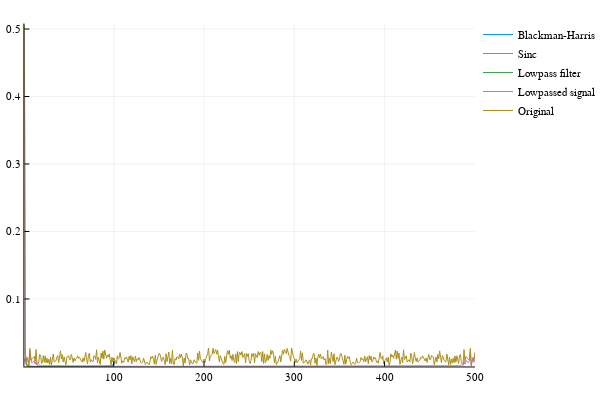

The cell this chart's notebook holds for it:
### Code cell
bh_f = fft(bh) / length(bh)
sinc_f = fft(sinc_21) / length(sinc_21)
lp_f = fft(lowpass_21) / length(lowpass_21)
s_lp_f = fft(s_lp) / length(s_lp)
s_f = fft(s) / length(s)

plot(abs.(bh_f), label = "Blackman-Harris")
plot!(abs.(sinc_f), label = "Sinc")
plot!(abs.(lp_f), label = "Lowpass filter")
plot!(abs.(s_lp_f), label = "Lowpassed signal")
plot!(abs.(s_f), label = "Original")

### Figure 1 — Plotly figure (JSON) as saved in the notebook; plotly's stock layout.template omitted (floating-point values rounded to 4 significant figures; data arrays with more than 128 entries replaced by an {"elided": "..."} marker saying what was removed)
{"data": [{"colorbar": {"title": ""}, "legendgroup": "Blackman-Harris", "line": {"color": "rgba(0, 154, 250, 1.000)", "dash": "solid", "shape": "linear", "width": 1}, "mode": "lines", "name": "Blackman-Harris", "showlegend": true, "type": "scatter", "x": [1, 2, 3, 4, 5, 6, 7, 8, 9, 10, 11, 12, 13, 14, 15, 16, 17, 18, 19, 20, 21, 22, 23, 24, 25, 26, 27, 28, 29, 30, 31, 32, 33, 34, 35, 36, 37, 38, 39, 40, 41, 42, 43, 44, 45, 46, 47, 48, 49, 50, 51, 52, 53, 54, 55, 56, 57, 58, 59, 60, 61, 62, 63, 64, 65, 66, 67, 68, 69, 70, 71, 72, 73, 74, 75, 76, 77, 78, 79, 80, 81, 82, 83, 84, 85, 86, 87, 88, 89, 90, 91, 92, 93, 94, 95, 96, 97, 98, 99, 100, 101], "xaxis": "x1", "y": [0.009901, 0.00679, 0.002018, 0.0001785, 1.687e-07, 1.779e-09, 4.876e-08, 6.595e-08, 6.667e-08, 6.163e-08, 5.51e-08, 4.865e-08, 4.281e-08, 3.77e-08, 3.329e-08, 2.95e-08, 2.624e-08, 2.343e-08, 2.101e-08, 1.89e-08, 1.705e-08, 1.544e-08, 1.401e-08, 1.274e-08, 1.162e-08, 1.061e-08, 9.704e-09, 8.887e-09, 8.146e-09, 7.472e-09, 6.857e-09, 6.292e-09, 5.771e-09, 5.29e-09, 4.844e-09, 4.428e-09, 4.039e-09, 3.674e-09, 3.329e-09, 3.004e-09, 2.694e-09, 2.398e-09, 2.115e-09, 1.843e-09, 1.579e-09, 1.324e-09, 1.075e-09, 8.307e-10, 5.906e-10, 3.532e-10, 1.176e-10, 1.176e-10, 3.532e-10, 5.906e-10, 8.307e-10, 1.075e-09, 1.324e-09, 1.579e-09, 1.843e-09, 2.115e-09, 2.398e-09, 2.694e-09, 3.004e-09, 3.329e-09, 3.674e-09, 4.039e-09, 4.428e-09, 4.844e-09, 5.29e-09, 5.771e-09, 6.292e-09, 6.857e-09, 7.472e-09, 8.146e-09, 8.887e-09, 9.704e-09, 1.061e-08, 1.162e-08, 1.274e-08, 1.401e-08, 1.544e-08, 1.705e-08, 1.89e-08, 2.101e-08, 2.343e-08, 2.624e-08, 2.95e-08, 3.329e-08, 3.77e-08, 4.281e-08, 4.865e-08, 5.51e-08, 6.163e-08, 6.667e-08, 6.595e-08, 4.876e-08, 1.779e-09, 1.687e-07, 0.0001785, 0.002018, 0.00679], "yaxis": "y1"}, {"colorbar": {"title": ""}, "legendgroup": "Sinc", "line": {"color": "rgba(227, 111, 71, 1.000)", "dash": "solid", "shape": "linear", "width": 1}, "mode": "lines", "name": "Sinc", "showlegend": true, "type": "scatter", "x": [1, 2, 3, 4, 5, 6, 7, 8, 9, 10, 11, 12, 13, 14, 15, 16, 17, 18, 19, 20, 21, 22, 23, 24, 25, 26, 27, 28, 29, 30, 31, 32, 33, 34, 35, 36, 37, 38, 39, 40, 41, 42, 43, 44, 45, 46, 47, 48, 49, 50, 51, 52, 53, 54, 55, 56, 57, 58, 59, 60, 61, 62, 63, 64, 65, 66, 67, 68, 69, 70, 71, 72, 73, 74, 75, 76, 77, 78, 79, 80, 81, 82, 83, 84, 85, 86, 87, 88, 89, 90, 91, 92, 93, 94, 95, 96, 97, 98, 99, 100, 101], "xaxis": "x1", "y": [0.009901, 0.01231, 0.005427, 0.0007583, 0.0003472, 0.0002037, 0.000135, 9.641e-05, 7.24e-05, 5.639e-05, 4.516e-05, 3.696e-05, 3.079e-05, 2.602e-05, 2.226e-05, 1.924e-05, 1.678e-05, 1.474e-05, 1.303e-05, 1.159e-05, 1.036e-05, 9.304e-06, 8.385e-06, 7.582e-06, 6.875e-06, 6.25e-06, 5.694e-06, 5.196e-06, 4.748e-06, 4.343e-06, 3.975e-06, 3.639e-06, 3.332e-06, 3.048e-06, 2.787e-06, 2.544e-06, 2.317e-06, 2.105e-06, 1.906e-06, 1.718e-06, 1.539e-06, 1.37e-06, 1.207e-06, 1.051e-06, 9.005e-07, 7.545e-07, 6.123e-07, 4.731e-07, 3.363e-07, 2.011e-07, 6.693e-08, 6.693e-08, 2.011e-07, 3.363e-07, 4.731e-07, 6.123e-07, 7.545e-07, 9.005e-07, 1.051e-06, 1.207e-06, 1.37e-06, 1.539e-06, 1.718e-06, 1.906e-06, 2.105e-06, 2.317e-06, 2.544e-06, 2.787e-06, 3.048e-06, 3.332e-06, 3.639e-06, 3.975e-06, 4.343e-06, 4.748e-06, 5.196e-06, 5.694e-06, 6.25e-06, 6.875e-06, 7.582e-06, 8.385e-06, 9.304e-06, 1.036e-05, 1.159e-05, 1.303e-05, 1.474e-05, 1.678e-05, 1.924e-05, 2.226e-05, 2.602e-05, 3.079e-05, 3.696e-05, 4.516e-05, 5.639e-05, 7.24e-05, 9.641e-05, 0.000135, 0.0002037, 0.0003472, 0.0007583, 0.005427, 0.01231], "yaxis": "y1"}, {"colorbar": {"title": ""}, "legendgroup": "Lowpass filter", "line": {"color": "rgba(62, 164, 78, 1.000)", "dash": "solid", "shape": "linear", "width": 1}, "mode": "lines", "name": "Lowpass filter", "showlegend": true, "type": "scatter", "x": [1, 2, 3, 4, 5, 6, 7, 8, 9, 10, 11, 12, 13, 14, 15, 16, 17, 18, 19, 20, 21, 22, 23, 24, 25, 26, 27, 28, 29, 30, 31, 32, 33, 34, 35, 36, 37, 38, 39, 40, 41, 42, 43, 44, 45, 46, 47, 48, 49, 50, 51, 52, 53, 54, 55, 56, 57, 58, 59, 60, 61, 62, 63, 64, 65, 66, 67, 68, 69, 70, 71, 72, 73, 74, 75, 76, 77, 78, 79, 80, 81, 82, 83, 84, 85, 86, 87, 88, 89, 90, 91, 92, 93, 94, 95, 96, 97, 98, 99, 100, 101], "xaxis": "x1", "y": [0.009901, 0.00864, 0.005351, 0.001999, 0.000356, 1.783e-05, 5.712e-08, 2.522e-08, 9.588e-09, 1.649e-08, 1.518e-08, 1.221e-08, 9.396e-09, 7.126e-09, 5.386e-09, 4.077e-09, 3.096e-09, 2.359e-09, 1.803e-09, 1.381e-09, 1.058e-09, 8.098e-10, 6.18e-10, 4.691e-10, 3.53e-10, 2.622e-10, 1.911e-10, 1.354e-10, 9.175e-11, 5.764e-11, 3.111e-11, 1.064e-11, 4.991e-12, 1.672e-11, 2.531e-11, 3.135e-11, 3.532e-11, 3.762e-11, 3.855e-11, 3.836e-11, 3.727e-11, 3.543e-11, 3.299e-11, 3.006e-11, 2.674e-11, 2.31e-11, 1.921e-11, 1.513e-11, 1.09e-11, 6.58e-12, 2.2e-12, 2.2e-12, 6.58e-12, 1.09e-11, 1.513e-11, 1.921e-11, 2.31e-11, 2.674e-11, 3.006e-11, 3.299e-11, 3.543e-11, 3.727e-11, 3.836e-11, 3.855e-11, 3.762e-11, 3.532e-11, 3.135e-11, 2.531e-11, 1.672e-11, 4.991e-12, 1.064e-11, 3.111e-11, 5.764e-11, 9.175e-11, 1.354e-10, 1.911e-10, 2.622e-10, 3.53e-10, 4.691e-10, 6.18e-10, 8.098e-10, 1.058e-09, 1.381e-09, 1.803e-09, 2.359e-09, 3.096e-09, 4.077e-09, 5.386e-09, 7.126e-09, 9.396e-09, 1.221e-08, 1.518e-08, 1.649e-08, 9.588e-09, 2.522e-08, 5.712e-08, 1.783e-05, 0.000356, 0.001999, 0.005351, 0.00864], "yaxis": "y1"}, {"colorbar": {"title": ""}, "legendgroup": "Lowpassed signal", "line": {"color": "rgba(195, 113, 210, 1.000)", "dash": "solid", "shape": "linear", "width": 1}, "mode": "lines", "name": "Lowpassed signal", "showlegend": true, "type": "scatter", "x": {"elided": "500 int values"}, "xaxis": "x1", "y": {"elided": "500 float values"}, "yaxis": "y1"}, {"colorbar": {"title": ""}, "legendgroup": "Original", "line": {"color": "rgba(172, 142, 24, 1.000)", "dash": "solid", "shape": "linear", "width": 1}, "mode": "lines", "name": "Original", "showlegend": true, "type": "scatter", "x": {"elided": "500 int values"}, "xaxis": "x1", "y": {"elided": "500 float values"}, "yaxis": "y1"}], "layout": {"annotations": [], "height": 400, "legend": {"bgcolor": "rgba(255, 255, 255, 1.000)", "bordercolor": "rgba(0, 0, 0, 1.000)", "font": {"color": "rgba(0, 0, 0, 1.000)", "family": "sans-serif", "size": 11}, "tracegroupgap": 0, "x": 1, "y": 1}, "margin": {"b": 20, "l": 0, "r": 0, "t": 20}, "paper_bgcolor": "rgba(255, 255, 255, 1.000)", "plot_bgcolor": "rgba(255, 255, 255, 1.000)", "showlegend": true, "width": 600, "xaxis": {"anchor": "y1", "domain": [0.05101, 0.9934], "gridcolor": "rgba(0, 0, 0, 0.100)", "gridwidth": 0.5, "linecolor": "rgba(0, 0, 0, 1.000)", "mirror": false, "range": [1, 500], "showgrid": true, "showline": true, "showticklabels": true, "tickangle": 0, "tickcolor": "rgb(0, 0, 0)", "tickfont": {"color": "rgba(0, 0, 0, 1.000)", "family": "sans-serif", "size": 11}, "tickmode": "array", "ticks": "inside", "ticktext": ["100", "200", "300", "400", "500"], "tickvals": [100, 200, 300, 400, 500], "title": "", "titlefont": {"color": "rgba(0, 0, 0, 1.000)", "family": "sans-serif", "size": 15}, "type": "-", "visible": true, "zeroline": false, "zerolinecolor": "rgba(0, 0, 0, 1.000)"}, "yaxis": {"anchor": "x1", "domain": [0.03762, 0.9902], "gridcolor": "rgba(0, 0, 0, 0.100)", "gridwidth": 0.5, "linecolor": "rgba(0, 0, 0, 1.000)", "mirror": false, "range": [2.2e-12, 0.5081], "showgrid": true, "showline": true, "showticklabels": true, "tickangle": 0, "tickcolor": "rgb(0, 0, 0)", "tickfont": {"color": "rgba(0, 0, 0, 1.000)", "family": "sans-serif", "size": 11}, "tickmode": "array", "ticks": "inside", "ticktext": ["0.1", "0.2", "0.3", "0.4", "0.5"], "tickvals": [0.1, 0.2, 0.3, 0.4, 0.5], "title": "", "titlefont": {"color": "rgba(0, 0, 0, 1.000)", "family": "sans-serif", "size": 15}, "type": "-", "visible": true, "zeroline": false, "zerolinecolor": "rgba(0, 0, 0, 1.000)"}}}
